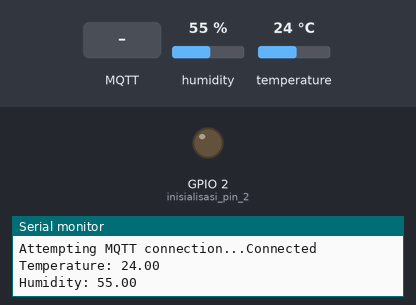
Recording of a sketch running on a simulated ESP32. Parts: output pins drawn as LEDs (lit = HIGH), the last lines printed to the serial monitor. The test bench sets the inputs (shaded band); at power-on: humidity 55 %, temperature 24 °C. WiFi joins after 1.5 s; servers stay silent unless stated; random numbers use the default seed unless the sketch sets one; no MQTT or app messages arrive unless stated.

Above: at 2.7 s.
2.8 s: MQTT message "0" arrives on the first subscribed topic
At 3.4 s:
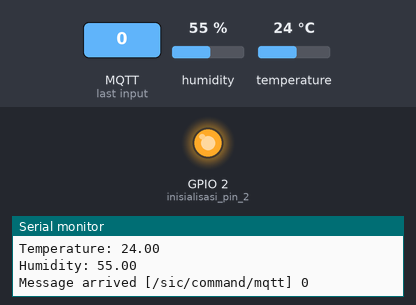
4.3 s: MQTT message "1" arrives on the first subscribed topic
At 4.6 s:
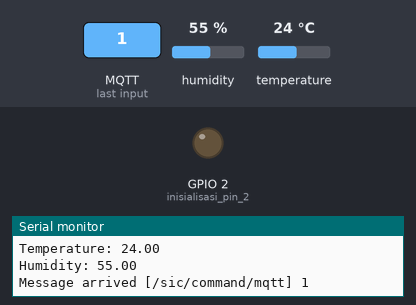
5.8 s: MQTT message "2" arrives on the first subscribed topic
At 6.9 s:
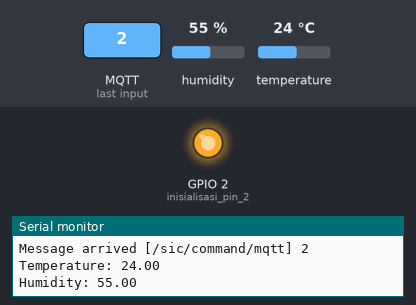
Timing chart, 0 to 8.8 s (numbered marks = the images above; inputs shaded):
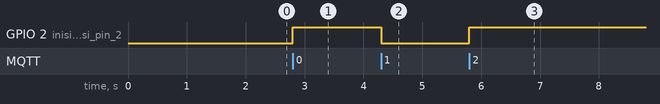

Measured:
- after the input at 2.8 s, GPIO 2 (inisialisasi_pin_2): LOW → HIGH at once
- after the input at 4.3 s, GPIO 2 (inisialisasi_pin_2): HIGH → LOW at once
- after the input at 5.8 s, GPIO 2 (inisialisasi_pin_2): LOW → HIGH at once

The sketch:

DHT.ino
```cpp
#include <WiFi.h>
#include <PubSubClient.h>
#include "DHT.h"
#define DHT11PIN 13


DHT dht(DHT11PIN, DHT11);

// Update these with values suitable for your network.

const char* ssid = "Redmi Note 12";
const char* password = "";
const char* mqtt_server = "test.mosquitto.org";
const int port = 1883;

WiFiClient espClient;
PubSubClient client(espClient);
unsigned long lastMsg = 0;
float temp = 0;
float hum = 0;

const char* topic_temperature = "/sensor/data/temperature";
const char* topic_humidity = "/sensor/data/humidity";
const char* topic_command = "/sic/command/mqtt";

void setup_wifi() { //perintah koneksi wifi
  delay(10);
  // We start by connecting to a WiFi network
  Serial.println();
  Serial.print("Connecting to ");
  Serial.println(ssid);

  WiFi.mode(WIFI_STA); //setting wifi chip sebagai station/client
  WiFi.begin(ssid, password); //koneksi ke jaringan wifi

  while (WiFi.status() != WL_CONNECTED) { //perintah tunggu esp32 sampi terkoneksi ke wifi
    delay(500);
    Serial.print(".");
  }

  randomSeed(micros());

  Serial.println("");
  Serial.println("WiFi connected");
  Serial.println("IP address: ");
  Serial.println(WiFi.localIP());
}

void callback(char* topic, byte* payload, unsigned int length) { //perintah untuk menampilkan data ketika esp32 di setting sebagai subscriber
  Serial.print("Message arrived [");
  Serial.print(topic);
  Serial.print("] ");
  for (int i = 0; i < length; i++) { //mengecek jumlah data yang ada di topik mqtt
    Serial.print((char)payload[i]);
  }
  Serial.println();

  // Switch on the LED if an 1 was received as first character
  if ((char)payload[0] == '1') {
    digitalWrite(2, LOW);   // Turn the LED on (Note that LOW is the voltage level
    // but actually the LED is on; this is because
    // it is active low on the ESP-01)
  } else {
    digitalWrite(2, HIGH);  // Turn the LED off by making the voltage HIGH
  }
}

void reconnect() { //perintah koneksi esp32 ke mqtt broker baik itu sebagai publusher atau subscriber
  // Loop until we're reconnected
  while (!client.connected()) {
    Serial.print("Attempting MQTT connection...");
    // perintah membuat client id agar mqtt broker mengenali board yang kita gunakan
    String clientId = "ESP32Client-";
    clientId += String(random(0xffff), HEX);
    // Attempt to connect
    if (client.connect(clientId.c_str())) {
      Serial.println("Connected");
      // Once connected, publish an announcement...
      client.publish("/sic/mqtt", "Hello!"); //perintah publish data ke alamat topik yang di setting
      // ... and resubscribe
      client.subscribe(topic_command); //perintah subscribe data ke mqtt broker
    } else {
      Serial.print("failed, rc=");
      Serial.print(client.state());
      Serial.println(" try again in 5 seconds");
      // Wait 5 seconds before retrying
      delay(5000);
    }
  }
}

void setup() {
  pinMode(2, OUTPUT);     // inisialisasi pin 2 / ledbuiltin sebagai output
  Serial.begin(115200);
  setup_wifi(); //memanggil void setup_wifi untuk dieksekusi
  client.setServer(mqtt_server, port); //perintah connecting / koneksi awal ke broker
  client.setCallback(callback); //perintah menghubungkan ke mqtt broker untuk subscribe data
  dht.begin();//inisialiasi komunikasi dengan sensor dht22
}

void loop() {
  if (!client.connected()) {
    reconnect();
  }
  client.loop();

  unsigned long now = millis();
  if (now - lastMsg > 2000) { //perintah publish data
    lastMsg = now;
    float humi = dht.readHumidity();
    float temp = dht.readTemperature();

    String temp_string = String(temp, 2); //membuat variabel temp untuk di publish ke broker mqtt
    client.publish(topic_temperature, temp_string.c_str()); //publish data dari varibel temp ke broker mqtt

    String hum_string = String(humi, 1); //membuat variabel hum untuk di publish ke broker mqtt
    client.publish(topic_humidity, hum_string.c_str()); //publish data dari varibel hum ke broker mqtt

    Serial.print("Temperature: ");
    Serial.println(temp);
    Serial.print("Humidity: ");
    Serial.println(humi);
  }
}
```
